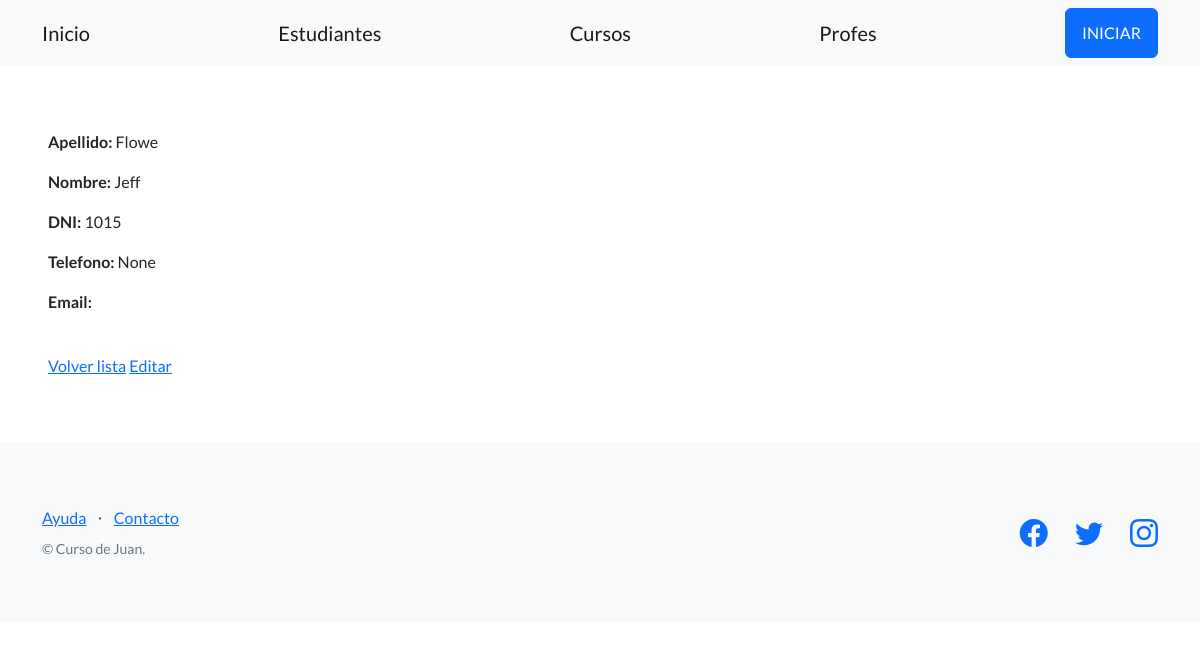
Page /estudios/estudiantes/1/ on the committed database.
### control_estudios/models.py (models this page shows, shortened)
class Estudiante(models.Model):
    apellido = models.CharField(max_length=256)
    nombre = models.CharField(max_length=256)
    email = models.EmailField(blank=True)
    telefono = models.CharField(max_length=20, blank=True, null=True)
    dni = models.CharField(max_length=32)
    fecha_nacimiento = models.DateField(null=True)

### control_estudios/views.py (the view)
# urls.py: path("estudiantes/<int:pk>/", EstudianteDetailView.as_view(), name="ver_estudiante"),
class EstudianteDetailView(DetailView):
    model = Estudiante
    success_url = reverse_lazy('lista_estudiantes')

### control_estudios/templates/control_estudios/estudiante_detail.html
{% extends "base.html" %}
{% block contenido %}
<p>
  <strong>Apellido:</strong> {{object.apellido}}
</p>
<p>
  <strong>Nombre:</strong> {{object.nombre}}
</p>
<p>
  <strong>DNI:</strong> {{object.dni}}
</p>
<p>
  <strong>Telefono:</strong> {{object.telefono}}
</p>
<p>
  <strong>Email:</strong> {{object.email}}
</p>
<br>
<a href="{% url 'lista_estudiantes' %}">Volver lista</a>
<a href="{% url 'editar_estudiante' object.id %}">Editar</a>
{% endblock contenido %}

### rows in the picture
Estudiante: apellido "Flowe", nombre "Jeff", dni "1015", telefono "None"
